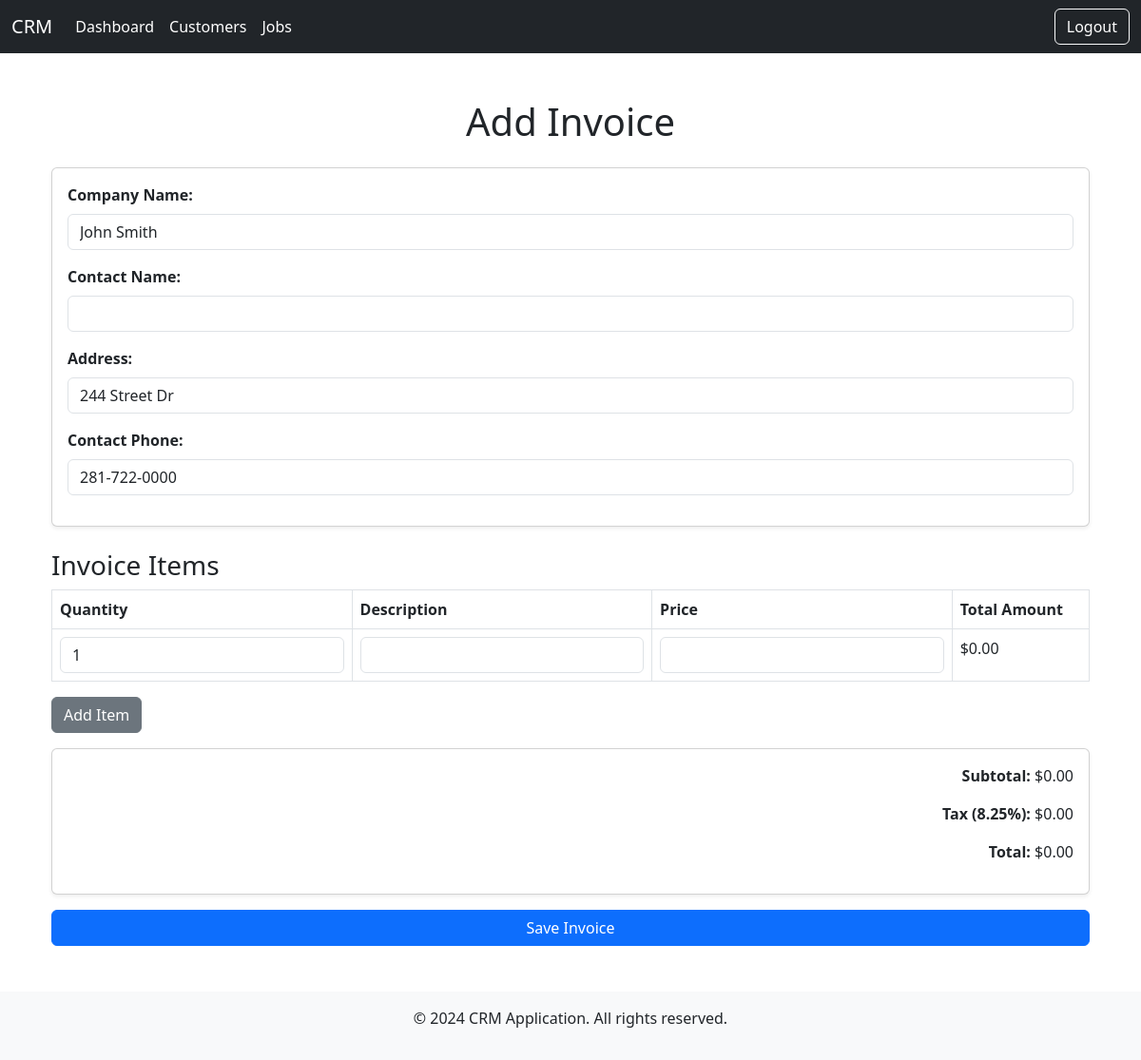
The page /reports/add_invoice/5/ (signed in) on the database its author committed.
### customers/models.py (models this page shows, shortened)
class Customer(models.Model):
    team = models.ForeignKey(Team, related_name='customers', on_delete=models.CASCADE)
    name = models.CharField(max_length=255)
    email = models.EmailField()
    phone_number = models.CharField(max_length=20, blank=True, null=True)
    company = models.CharField(max_length=255, blank=True, null=True)
    address = models.CharField(max_length=255, blank=True, null=True)
    notes = models.TextField(blank=True, null=True)

### reports/views.py (the view)
# urls.py: path('add_invoice/<int:report_id>/', views.add_invoice, name='add_invoice'),
def add_invoice(request, report_id):
    report = get_object_or_404(Report, id=report_id)
    customer = report.job.customer  # Assuming each job links to a customer
    user = request.user
    team_redirect(user, customer.team.id)
    initial_data = {
        'company_name': customer.name,
        'date': timezone.now().date(),
        'address': customer.address,
        'contact_phone': customer.phone_number,
    }
    if request.method == 'POST':
        form = InvoiceForm(request.POST, initial=initial_data)
        if form.is_valid():
            items = []
            subtotal = Decimal('0.00')
            for i in range(len(request.POST.getlist('quantity[]'))):
                quantity = int(request.POST.getlist('quantity[]')[i])
                description = request.POST.getlist('description[]')[i]
                price = Decimal(request.POST.getlist('price[]')[i])
                total_amount = quantity * price
                items.append({
                    'quantity': quantity,
                    'description': description,
                    'price': float(price),
                    'total_amount': float(total_amount)
                })
                subtotal += total_amount
            invoice = form.save(commit=False)
            invoice.report = report
            invoice.items = items  # Save the items list in the JSON field
            invoice.subtotal = subtotal
            invoice.calculate_totals()  # Ensure this still works as expected
            invoice.save()
            return redirect('reports:report_details', report_id=report_id)
        else:
            print(form.errors)
    else:
        form = InvoiceForm(initial=initial_data)
    context = {
        'form': form,
        'report': report,
        'initial_data': initial_data,
    }
    return render(request, 'reports/add_invoice.html', context)

### reports/forms.py
class InvoiceForm(forms.ModelForm):
    class Meta:
        model = Invoice
        fields = ['company_name', 'contact_name', 'address', 'contact_phone', 'items']

### context_processors.py (called while the page is built, shortened)
def access_level_context(request):
    return {}

### teams/views.py (called while the page is built)
def team_redirect(user, team_id):
    try:
        user_team = TeamMember.objects.get(user=user).team
    except TeamMember.DoesNotExist:
        raise PermissionDenied("You are not a member of any team.")
    if user_team.id != team_id:
        raise PermissionDenied("Access denied. You cannot view resources from other teams.")

### reports/templates/reports/add_invoice.html (shortened to what this page needs)
{% extends "base.html" %}
{% load custom_filters %}
{% block content %}
<div class="container my-5">
    <h1 class="text-center mb-4">Add Invoice</h1>
    <form method="post" id="invoiceForm">
        <div class="card shadow-sm mb-4">
            <div class="card-body">
                <div class="mb-3">
                    <label for="company_name" class="form-label"><strong>Company Name:</strong></label>
                    <input type="text" id="company_name" name="company_name" value="{{ initial_data.company_name }}"
                        class="form-control" required>
                </div>
                <div class="mb-3">
                    <label for="contact_name" class="form-label"><strong>Contact Name:</strong></label>
                    <input type="text" id="contact_name" name="contact_name"
                        value="{{ initial_data.contact_name|default:'' }}" class="form-control">
                </div>
                <div class="mb-3">
                    <label for="address" class="form-label"><strong>Address:</strong></label>
                    <input type="text" id="address" name="address" value="{{ initial_data.address }}"
                        class="form-control" required>
                </div>
                <div class="mb-3">
                    <label for="contact_phone" class="form-label"><strong>Contact Phone:</strong></label>
                    <input type="text" id="contact_phone" name="contact_phone" value="{{ initial_data.contact_phone }}"
                        class="form-control" required>
                </div>
            </div>
        </div>
        <h3>Invoice Items</h3>
        <div class="table-responsive">
            <table class="table table-bordered" id="invoiceTable">
                <thead>
                    <tr>
                        <th>Quantity</th>
                        <th>Description</th>
                        <th>Price</th>
                        <th>Total Amount</th>
                    </tr>
                </thead>
                <tbody>
                    <tr>
                        <td><input type="number" name="quantity[]" class="form-control quantity" min="1" value="1"
                                required></td>
                        <td><input type="text" name="description[]" class="form-control description" required></td>
                        <td><input type="number" name="price[]" class="form-control price" min="0" step="0.01" required>
                        </td>
                        <td class="total_amount">$0.00</td>
                    </tr>
                </tbody>
            </table>
        </div>
        <button type="button" class="btn btn-secondary mb-3" onclick="addItemRow()">Add Item</button>
        <div class="card shadow-sm">
            <div class="card-body text-end">
                <p><strong>Subtotal:</strong> $<span id="subtotal">0.00</span></p>
                <p><strong>Tax (8.25%):</strong> $<span id="tax">0.00</span></p>
                <p><strong>Total:</strong> $<span id="total">0.00</span></p>
            </div>
        </div>
        <div class="mt-3">
            <button type="submit" class="btn btn-primary w-100">Save Invoice</button>
        </div>
    </form>
</div>
{% endblock %}

### static/custom.css (style rules this page uses)
.navbar-brand, .nav-link, .btn { color: #ffffff !important; }

### rows shown on the page
Customer: company_name "John Smith", address "244 Street Dr", contact_phone "281-722-0000"

### other values the page prints
{{ current_year|default:2024 }} "2024"
